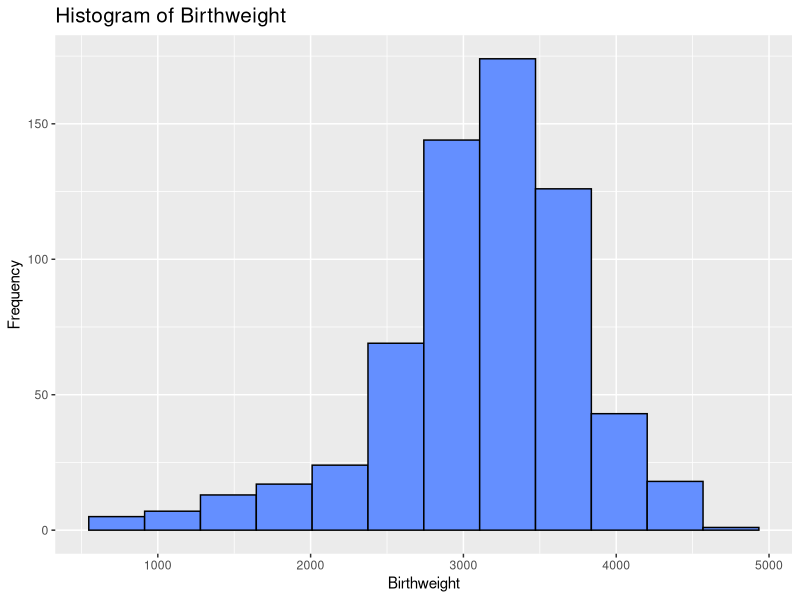
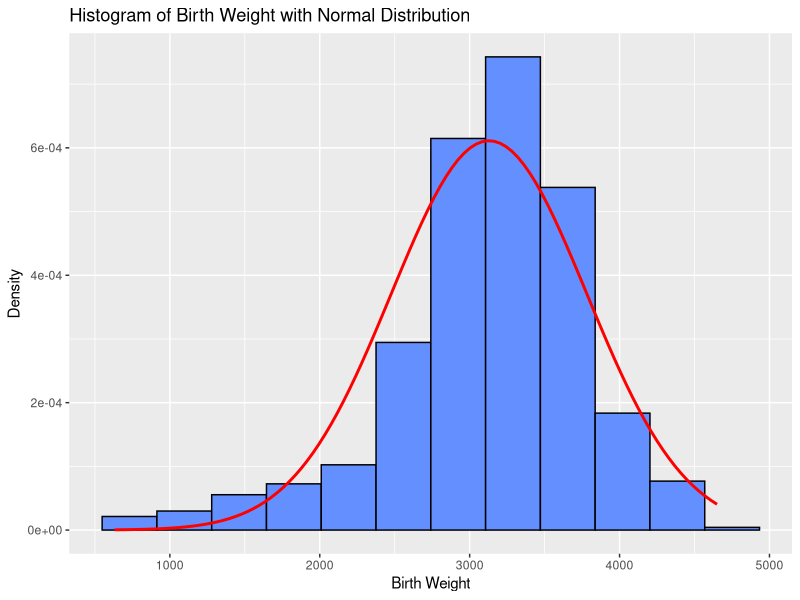
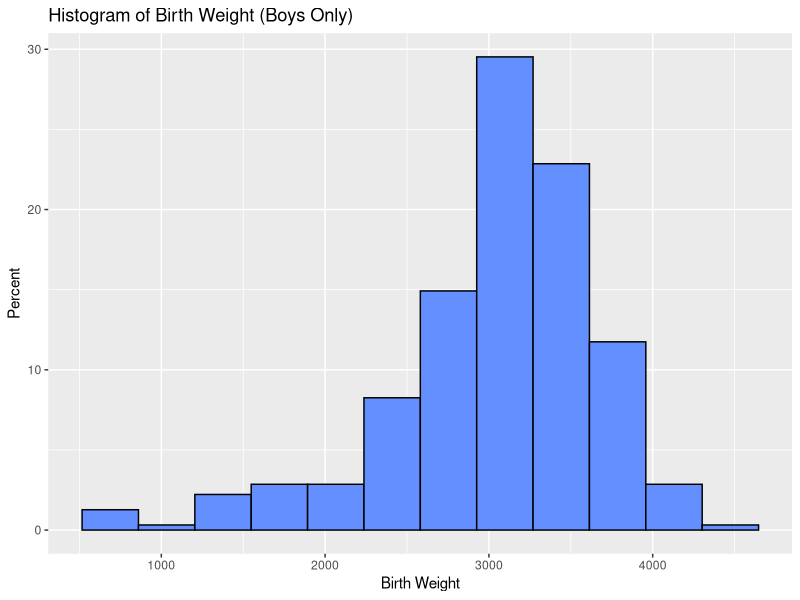
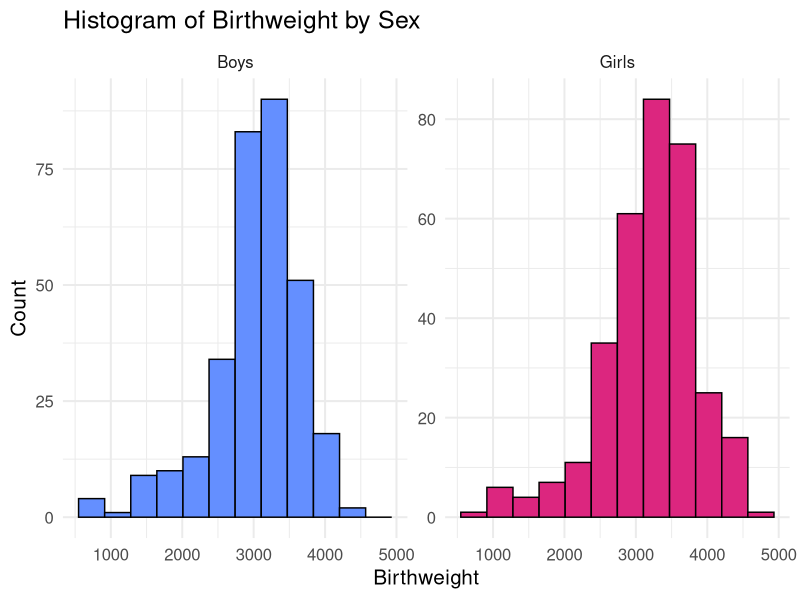
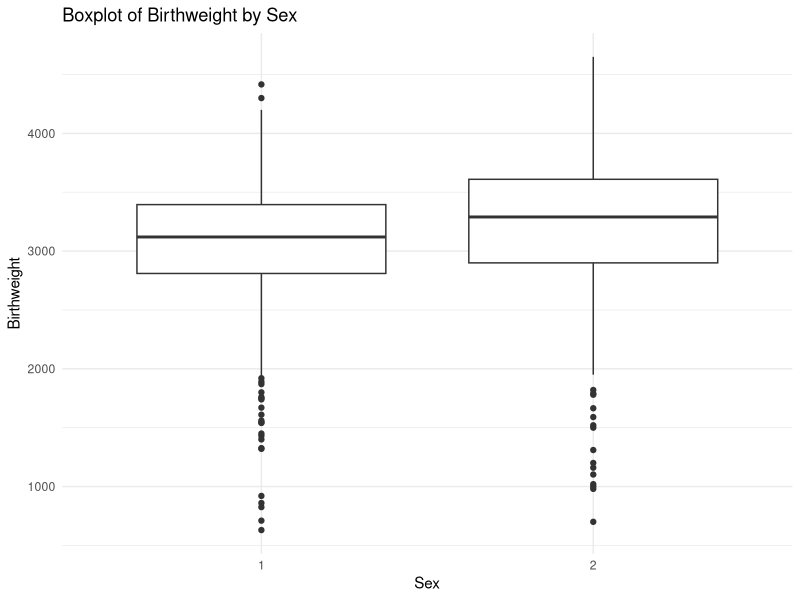

Generate these figures, in order, with R:
# Practical Comparing Two Means
# 20/10/2025
# STEPH practical learning to compare two means with software

# notes
# packrat to check if all packages are compatible in an R script

###################################
# library calls/package installs
install.packages("psych")
install.packages("tmvnsim")
library(dplyr)
library(ggplot2)
library(tidyr)
library(psych)
library(haven)  # for loading .dta files

###################################
# global variables

setwd("~/Library/CloudStorage/OneDrive-LondonSchoolofHygieneandTropicalMedicine/LSHTM_STEPH/raw_STEPH_data")
bab9 <- read.csv("bab9.csv")

###################################
# script

# examine data

str(bab9)
summary(bab9)
head(bab9)

# DECRIBE DIST. OF CONT. VARIABLE

summary(bab9$bweight)
summary(bab9$bweight, detail = TRUE) #
# ?summary()

# or use psych package

describe(bab9$bweight)

# now make a histogram of the bweights

bweight_hist <- ggplot(bab9, aes(x=bweight)) +
  geom_histogram(bins = 12, fill = "#648FFF", color = "black") +
  ggtitle("Histogram of Birthweight") +
  theme(
    plot.title = element_text(size=15)) +
  xlab("Birthweight") +
  ylab("Frequency")

bweight_hist

# now make a histogram with normal distribution

bweight_hist_norm <- ggplot(bab9, aes(x = bweight)) + 
  geom_histogram(aes(y = ..density..), bins = 12, fill = "#648FFF", color = "black") +
  stat_function(fun = dnorm, args = list(mean = mean(bab9$bweight, na.rm = TRUE), 
                                         sd = sd(bab9$bweight, na.rm = TRUE)), 
                color = "red", linewidth = 1) +
  ggtitle("Histogram of Birth Weight with Normal Distribution") +
  xlab("Birth Weight") +
  ylab("Density")

bweight_hist_norm

# can leave or omit bins = 12, will change the number of bins

# now look at histogram of birthweights for boys only

# now make a histogram with normal distribution

bweight_hist_boys <- ggplot(bab9 %>% filter(sex == 1), aes(x = bweight)) + 
  geom_histogram(bins = 12, fill = "#648FFF", color = "black", aes(y = (..count..)/sum(..count..)*100)) +
  ggtitle("Histogram of Birth Weight (Boys Only)") +
  xlab("Birth Weight") +
  ylab("Percent")

bweight_hist_boys

# check out the fact that boys and 1, and girls are 2

table(bab9$sex)

# plot both plots side by side using facet_wrap() function in ggplot2

bweight_hist_facet_sex <- ggplot(bab9, aes(x = bweight, fill = factor(sex))) + # need to factor sex to make a continuous variable (1 or 2) discrete
  geom_histogram(bins = 12, color = "black", show.legend = FALSE) +
  facet_wrap(~sex, scales = "free_y", # should the scales be free_y?
             labeller = labeller(sex = c(`1` = "Boys", `2` = "Girls"))) + # why concatinate
  scale_fill_manual(values = c("1" = "#648FFF", "2" = "#DC267F")) +
  ggtitle("Histogram of Birthweight by Sex") +
  xlab("Birthweight") +
  ylab("Count") +
  theme_minimal(base_size = 15)

bweight_hist_facet_sex

# CONFIDENCE INTERVALS FOR THE MEAN

# making a function to make confidence interval calculations with t-distribution

mean_ci <- function(x, conf.level = 0.95) {
  n <- length(x) # number of observations
  m <- mean(x) # mean of the observation
  se <- sd(x) / sqrt(n) # SE or measurement of sd's from the true population mean that the sample mean is in a sampling distribution
  error <- qt(conf.level / 2 + 0.5, n - 1) * se # qt gives t-score of the pth quantile, using d.f., division by two gives you two-sided p-value
  c(lower = m - error, mean = m, upper = m + error)
}

?qt()

# finding mean 95% confidence intervals of birth weights, gestation weeks, and m_age (?)

mean_ci(bab9$bweight)
mean_ci(bab9$gestwks)
mean_ci(bab9$m_age)

# or 99% CIs

mean_ci(bab9$bweight, conf.level = 0.99)
mean_ci(bab9$gestwks, conf.level = 0.99)
mean_ci(bab9$m_age, conf.level = 0.99)

# DIST OF RESPONSE VAR ACROSS SUBGROUPS

# mean birth weight by sex

mean_bweight_bab9 <- bab9 %>%
  group_by(sex) %>%
  summarize(mean_bweight = mean(bweight, na.rm = TRUE))

# ensure that sex column is factored (discrete)
# map 1 to male and 2 to female

# boxplot of birthweight by sex

bweight_by_sex_bplot <- ggplot(bab9, aes(x=factor(sex), y=bweight)) +
  geom_boxplot() +
  labs(title = "Boxplot of Birthweight by Sex", x = "Sex", y = "Birthweight") +
  theme_minimal()

bweight_by_sex_bplot

# discussion: 
# are distributions roughly normal with similar spread of values? 
# are sample sizes still reasonably large between the two groups?
# answer:
# the data are skewed, or not normally distributed. 
# the shaped of the boxplots and histogram sare indicative of this
# the data sets are both reasonably large (n=315 for males, and 326 for females)

# COMPARING MEANS

# In R, there is a function `t.test` to compare two means
# 't.test' has options that allow the standard deviations in the two groups to be different 
# or to require them to be the same (the default)

# one sample t-test

t.test(bab9$bweight, mu = 3300)

# what do you conclude from this test?

# we want to test the hypothesis that the mean birth weight is not 3300g 
# (can be a two-sided p-value, either extreme is interesting to us)
# the p-value is extremely small, meaning that the null hypothesis can be rejected
# the 95% CI is (3078.507, 3179.767) which does not include null value,
# with he best estimate being 3129.137

# Two-sample t-test
# comparing two means

t.test(bab9$bweight ~ bab9$sex)

# we want to test the hypothesis that the mean birth weights between males and females are equal
# (can be a two-sided p-value, either extreme is interesting to us)
# the p-value is <0.002, meaning that the null hypothesis can be rejected
# the 95% CI is (-267.57246, -66.73186) which does not include null value of 0
# two means are 044.127 and 3211.279, respectively


# discuss:
# what do you conclude about the difference in birth weight between boys and girls?
# there is a statistically significant difference in the mean birth weights between males and females

# this test assumed ^ approximately equal standard deviations between the two groups
# this assumption can be tested by this F test to compare two variances:

# F test to compare two variances
# WE DID NOT DO THIS IN CLASS!!!!!!!!!!!!!! REVISE ASSUMPTIONS OF T-TEST

var.test(bab9$bweight ~ bab9$sex)

# test calculates the ratio of the standard deviation of birthweight among males divided by the SD of birthweight among females
# divide because were finding a ratio, and hope it should be 1
# the null hypothesis is that the SDs are the same in both groups
# therefore, because the p-value = 0.3037, the null hypothesis cannot be rejected
# so we cannot reject the null hypothesis that the SDs are the same in each group
# SDs are spread of data, and if one have small spread and the other has big
# t-tests assume that the SDs are the same

# IF SDs were statistically significantly different, we could use this:

t.test(bab9$bweight ~ bab9$sex, var.equal = FALSE)

# allows for unequal standard deviations when it calculates the standard error of the difference
# or we can do a non-parametric test...

# discuss:
# was it reasonable to use the t-test with equal standard deviations to compare birthweights between boys and girls?
# yes, because there was not a statistically dignificant difference in the standard deviations between the boys and the girls groups
# so the t-test was applicable
# however, we could have used the Z test due to the large sample sizes




